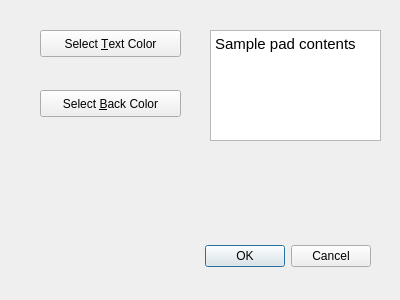
<?xml version="1.0" encoding="UTF-8"?>
<ui version="4.0">
 <class>PreferencesWindow</class>
 <widget class="QDialog" name="PreferencesWindow">
  <property name="geometry">
   <rect>
    <x>0</x>
    <y>0</y>
    <width>400</width>
    <height>300</height>
   </rect>
  </property>
  <property name="windowTitle">
   <string>Dialog</string>
  </property>
  <widget class="QDialogButtonBox" name="buttonBox">
   <property name="geometry">
    <rect>
     <x>30</x>
     <y>240</y>
     <width>341</width>
     <height>32</height>
    </rect>
   </property>
   <property name="orientation">
    <enum>Qt::Horizontal</enum>
   </property>
   <property name="standardButtons">
    <set>QDialogButtonBox::Cancel|QDialogButtonBox::Ok</set>
   </property>
  </widget>
  <widget class="QPushButton" name="textColorButton">
   <property name="geometry">
    <rect>
     <x>40</x>
     <y>30</y>
     <width>141</width>
     <height>27</height>
    </rect>
   </property>
   <property name="text">
    <string>Select &amp;Text Color</string>
   </property>
   <property name="shortcut">
    <string>T</string>
   </property>
  </widget>
  <widget class="QPushButton" name="backColorButton">
   <property name="geometry">
    <rect>
     <x>40</x>
     <y>90</y>
     <width>141</width>
     <height>27</height>
    </rect>
   </property>
   <property name="text">
    <string>Select &amp;Back Color</string>
   </property>
   <property name="shortcut">
    <string>B</string>
   </property>
  </widget>
  <widget class="QTextEdit" name="sampleText">
   <property name="geometry">
    <rect>
     <x>210</x>
     <y>30</y>
     <width>171</width>
     <height>111</height>
    </rect>
   </property>
   <property name="html">
    <string>&lt;!DOCTYPE HTML PUBLIC &quot;-//W3C//DTD HTML 4.0//EN&quot; &quot;http://www.w3.org/TR/REC-html40/strict.dtd&quot;&gt;
&lt;html&gt;&lt;head&gt;&lt;meta name=&quot;qrichtext&quot; content=&quot;1&quot; /&gt;&lt;style type=&quot;text/css&quot;&gt;
p, li { white-space: pre-wrap; }
&lt;/style&gt;&lt;/head&gt;&lt;body style=&quot; font-family:'WenQuanYi Micro Hei'; font-size:11pt; font-weight:400; font-style:normal;&quot;&gt;
&lt;p style=&quot; margin-top:0px; margin-bottom:0px; margin-left:0px; margin-right:0px; -qt-block-indent:0; text-indent:0px;&quot;&gt;&lt;span style=&quot; font-family:'Ubuntu';&quot;&gt;Sample pad contents&lt;/span&gt;&lt;/p&gt;&lt;/body&gt;&lt;/html&gt;</string>
   </property>
  </widget>
 </widget>
 <resources/>
 <connections/>
</ui>
